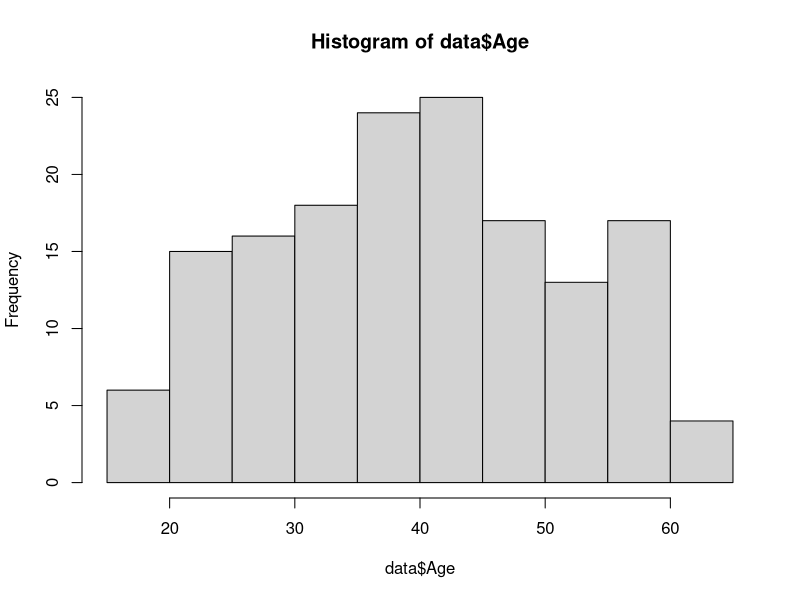
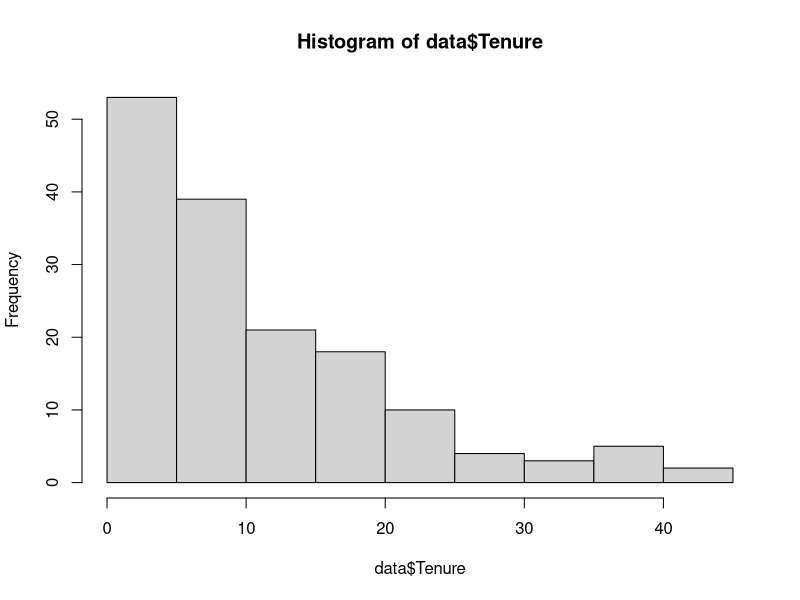
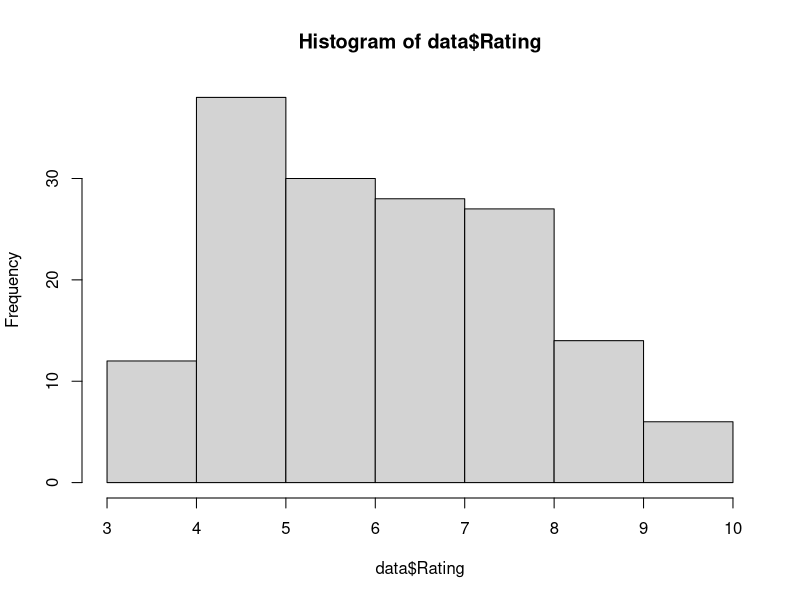
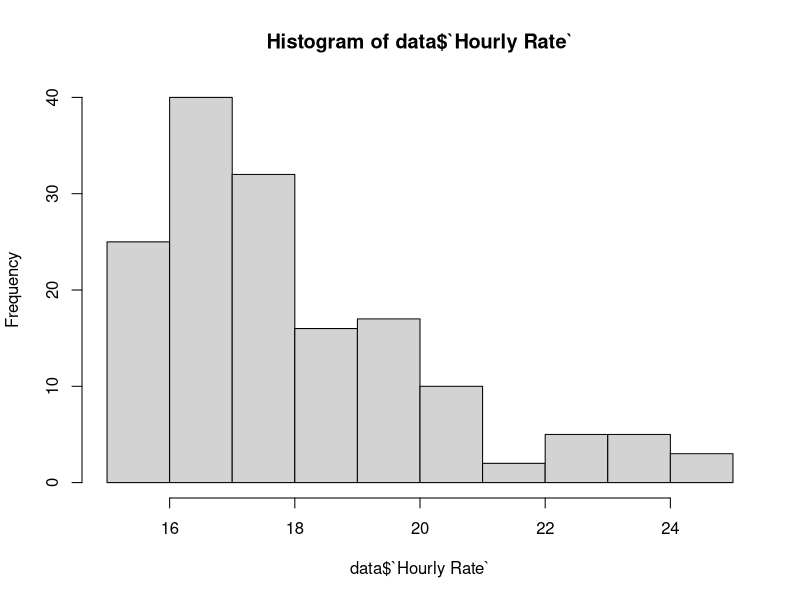
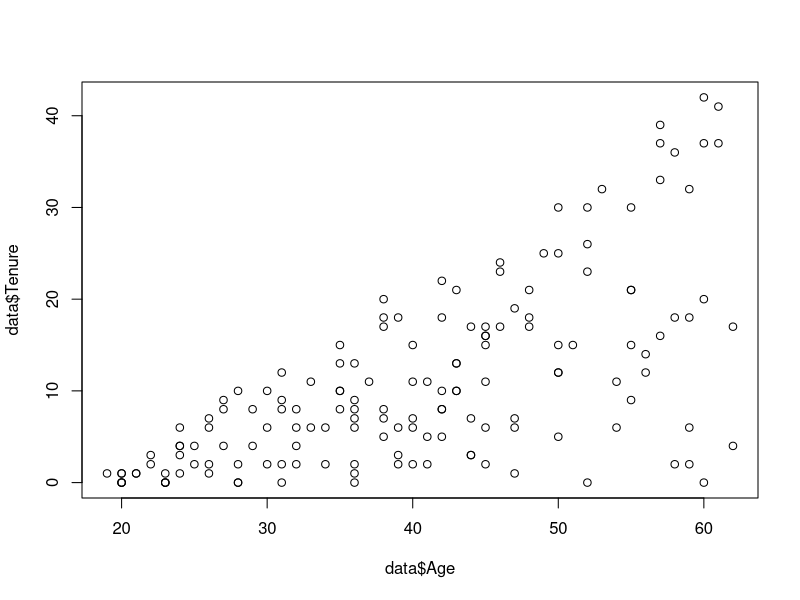
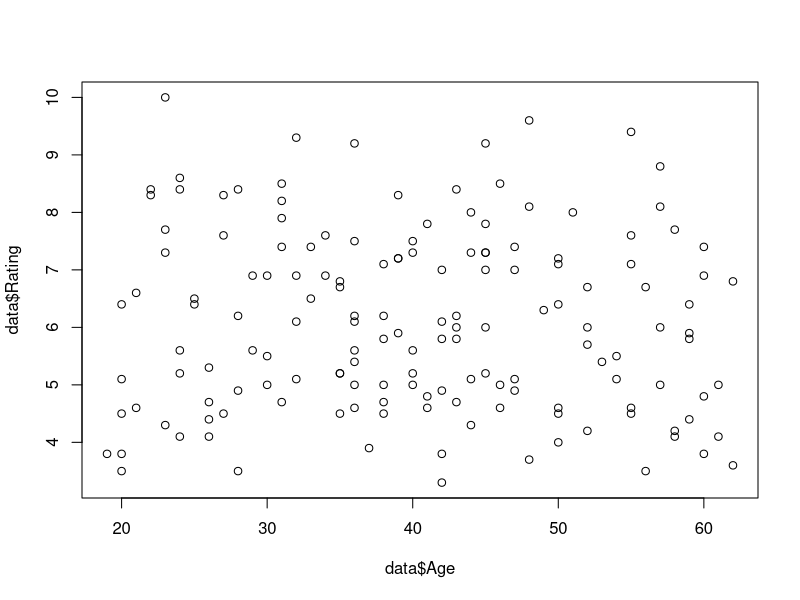
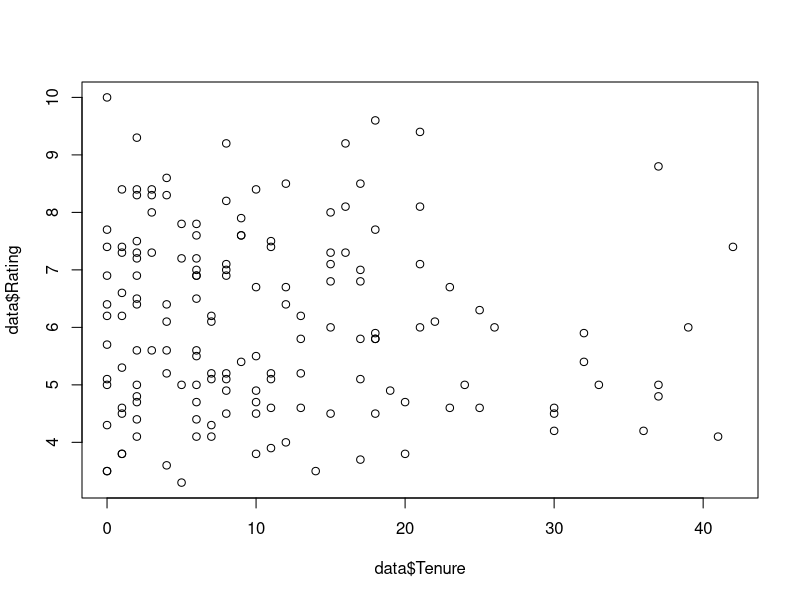
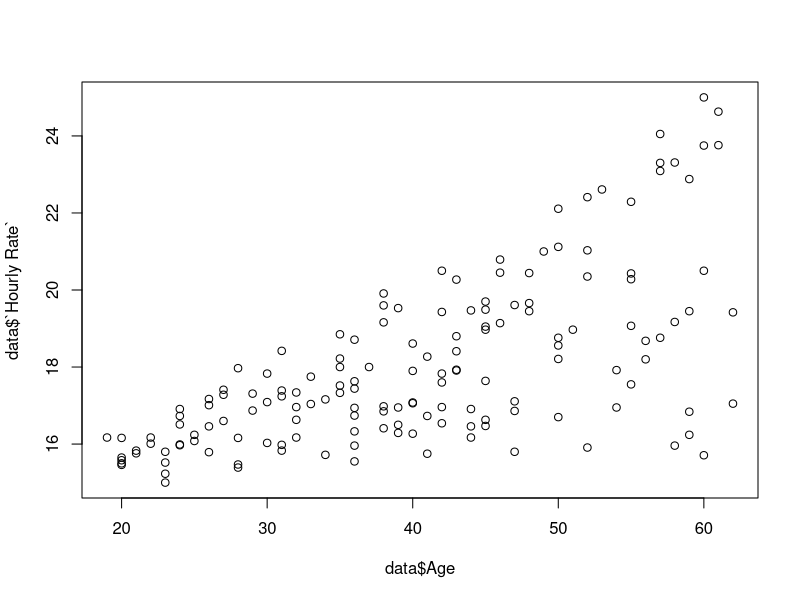

Recreate these plots in R, in order.
## ---- chunk 1
library(readxl)
data <- read_excel("data.xlsx")

hist(data$Age)
hist(data$Tenure)
hist(data$Rating)
hist(data$`Hourly Rate`)
## ---- chunk 2
plot(data$Age, data$Tenure)
cor(data$Age, data$Tenure)
## ---- chunk 3
plot(data$Age, data$Rating)
cor(data$Age, data$Rating)
## ---- chunk 4
plot(data$Tenure, data$Rating)
cor(data$Tenure, data$Rating)
## ---- chunk 5
plot(data$Age, data$`Hourly Rate`)
cor(data$Age, data$`Hourly Rate`)
## ---- chunk 6
plot(data$Tenure, data$`Hourly Rate`)
cor(data$Tenure, data$`Hourly Rate`)
